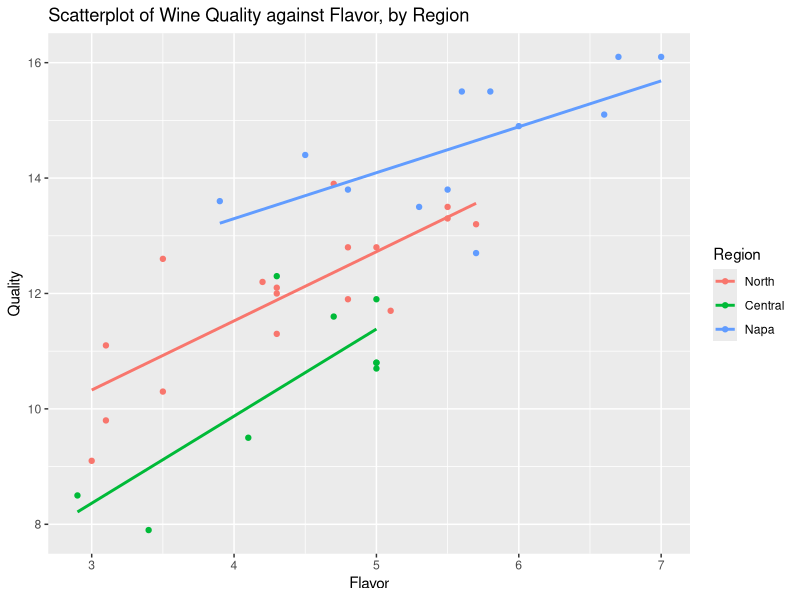
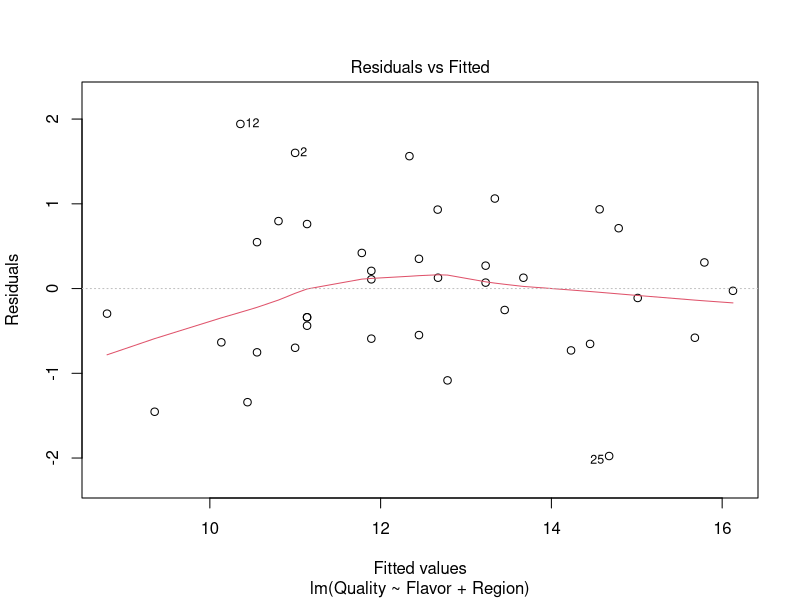
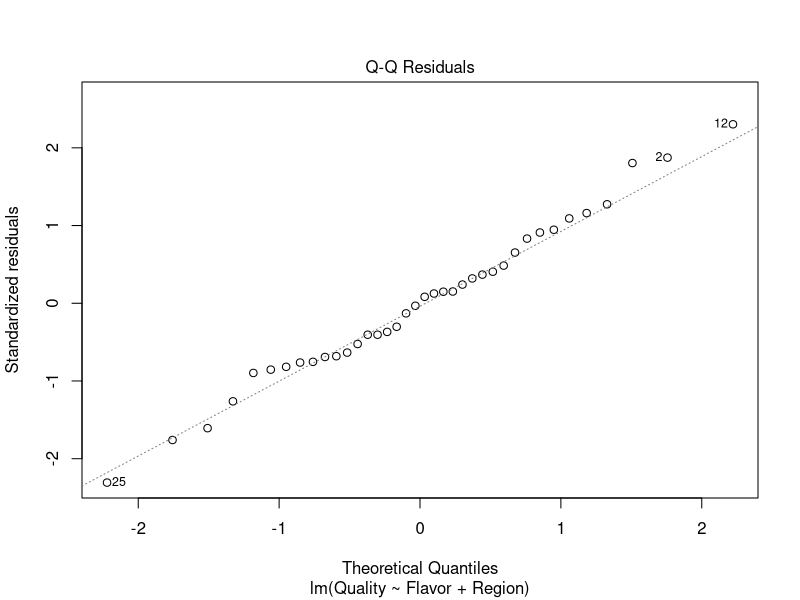
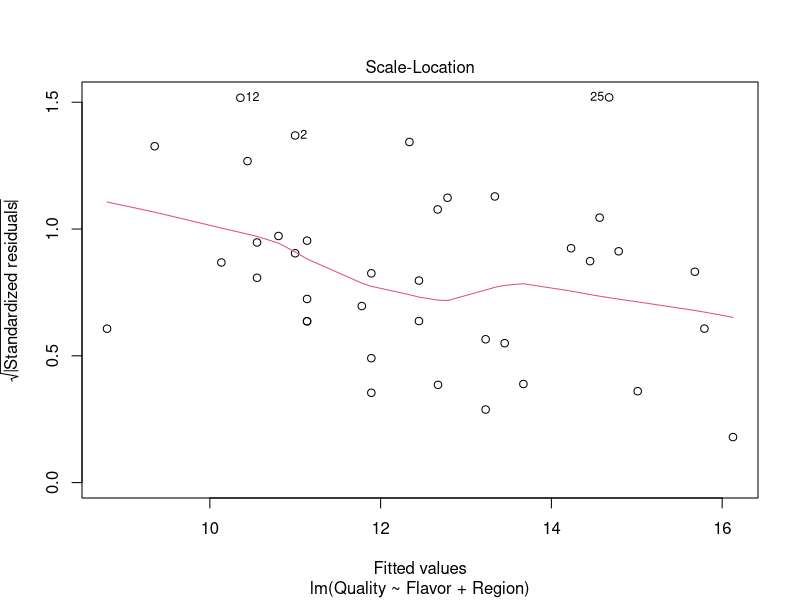
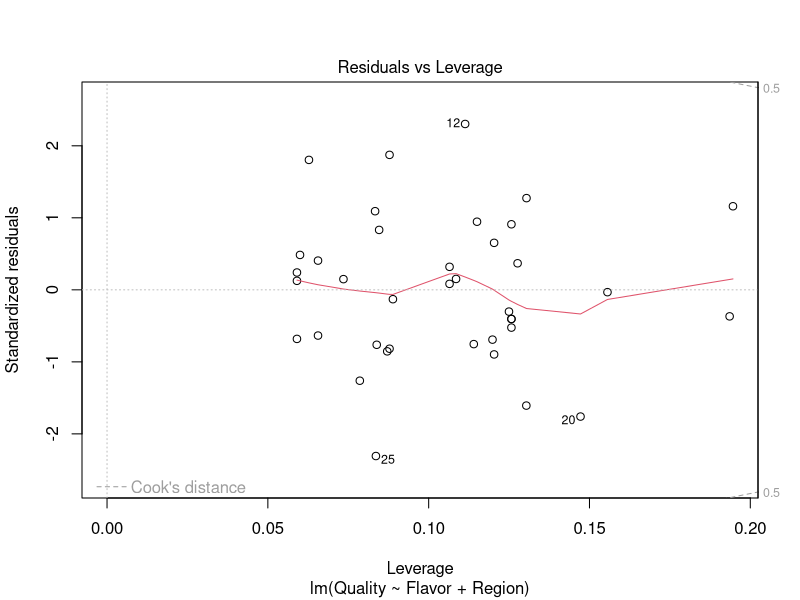

Generate these figures, in order, with R:
library(tidyverse)
Data<-read.table("wine.txt", header=TRUE, sep="")

##is Region a factor?
class(Data$Region)
##convert Region to factor
Data$Region<-factor(Data$Region) 
##check Region is now the correct type
class(Data$Region)

##how are levels described
levels(Data$Region)
##Give names to the levels
levels(Data$Region) <- c("North", "Central", "Napa") 
levels(Data$Region)

##scatterplot of Quality against Flavor, 
##separated by Region
ggplot2::ggplot(Data, aes(x=Flavor, y=Quality, color=Region))+
  geom_point()+
  geom_smooth(method=lm, se=FALSE)+
  labs(title="Scatterplot of Wine Quality against Flavor, by Region")

##slopes almost parallel

##check dummy coding
contrasts(Data$Region)
##Set a different reference class
Data$Region<-relevel(Data$Region, ref = "Napa") 
contrasts(Data$Region)

##consider model with interactions 
##(when slopes are not parallel)
result<-lm(Quality~Flavor*Region, data=Data)
summary(result)
##notice hierarchical principle is used

##fit regression with no interaction
reduced<-lm(Quality~Flavor+Region, data=Data)
##general linear F test for interaction terms
anova(reduced,result)
##go with reduced model with no interactions. 
##Not surprising given scatterplot

plot(reduced)
##seems fine

##output for reduced model with no interactions
summary(reduced)

##sample size
n<-dim(Data)[1]
p<-4
g<-3

##new t multiplier with Bonferroni
t.bon<-qt(1-0.05/(2*g), n-p)

##obtain the variance-covariance matrix of the coefficients
vcov(reduced)

##multiple comparisons. 
##Can only be used when there are no interactions
library(multcomp)
pairwise<-multcomp::glht(reduced, linfct = mcp(Region= "Tukey"))
summary(pairwise)
